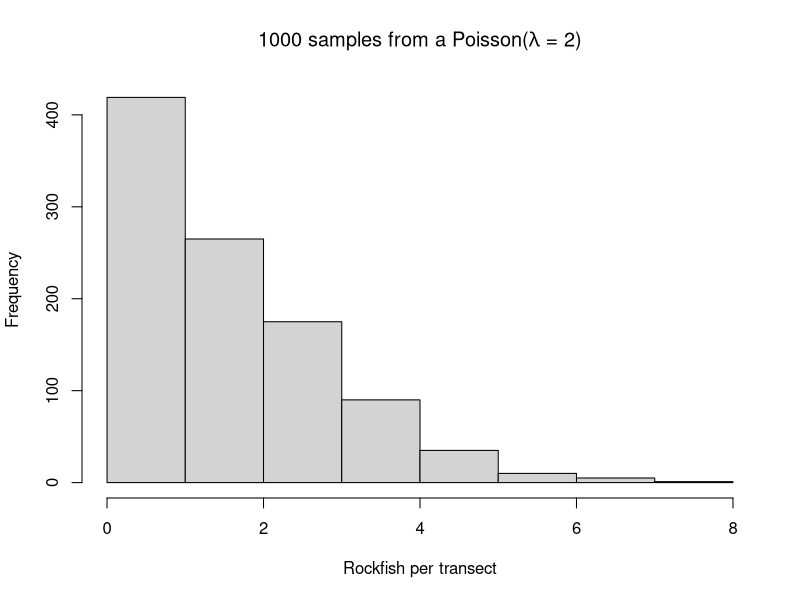
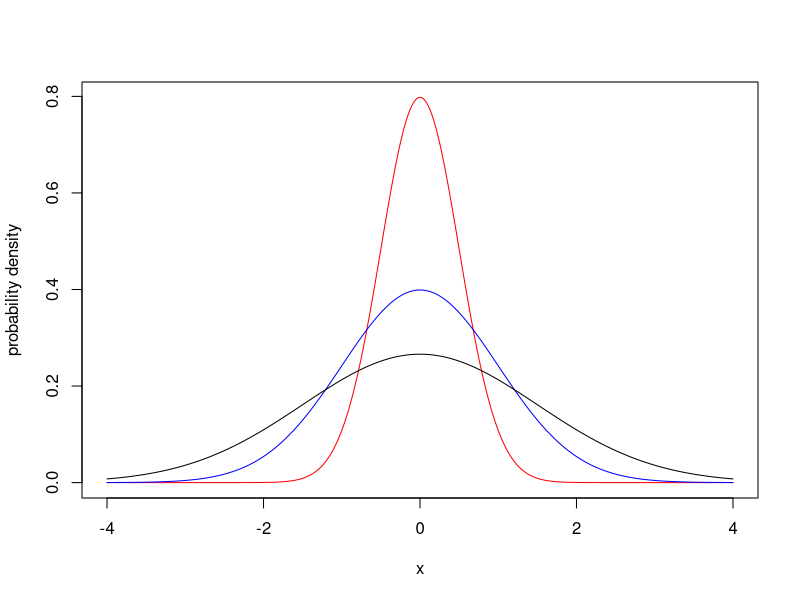
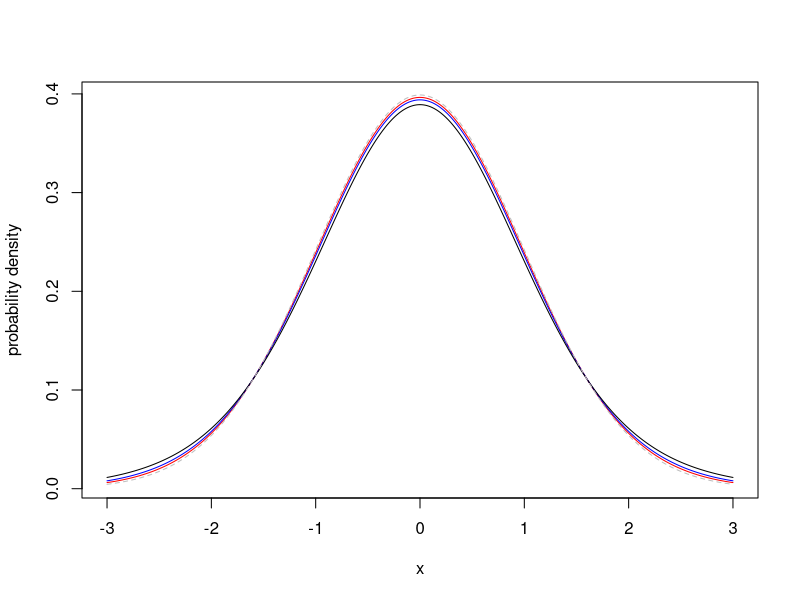

These charts were generated, in order, by the following R code:
## ---- chunk 1
set.seed(101)
x <- rpois(n = 1000, lambda = 2)
hist(x, xlab = "Rockfish per transect",
           main = expression(paste("1000 samples from a Poisson(", lambda, " = 2)")))
## ---- chunk 2
x_grid <- seq(-4, 4, 0.01)

plot(x_grid, dnorm(x_grid, mean = 0, sd = 0.5), type = "l", 
     col = "red", xlab = "x", ylab = "probability density")

lines(x_grid, dnorm(x_grid, mean = 0, sd = 1), type = "l", 
     col = "blue")

lines(x_grid, dnorm(x_grid, mean = 0, sd = 1.5), type = "l", 
     col = "black")
## ---- chunk 3
x_grid <- seq(-3, 3, 0.01)

plot(x_grid, dt(x_grid, df = 40), type = "l", 
     col = "red", xlab = "x", ylab = "probability density")

lines(x_grid, dt(x_grid, df = 20), type = "l", 
     col = "blue")

lines(x_grid, dt(x_grid, df = 10), type = "l", 
     col = "black")

lines(x_grid, dnorm(x_grid, mean = 0, sd = 1), type = "l", 
     col = "gray", lty = 2)

